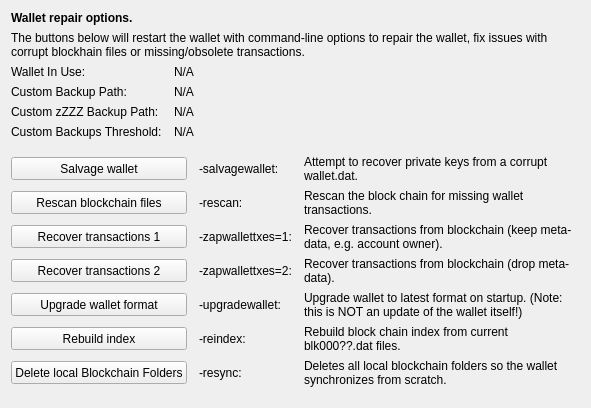
     <widget class="QWidget" name="tab_repair">
      <attribute name="title">
       <string>&amp;Wallet Repair</string>
      </attribute>
      <layout class="QGridLayout" name="gridLayout_4" columnstretch="0,0,0,0">
       <property name="horizontalSpacing">
        <number>12</number>
       </property>
       <item row="0" column="0" colspan="4">
        <widget class="QLabel" name="label_repair_header">
         <property name="font">
          <font>
           <weight>75</weight>
           <bold>true</bold>
          </font>
         </property>
         <property name="text">
          <string>Wallet repair options.</string>
         </property>
        </widget>
       </item>
       <item row="1" column="0" colspan="4">
        <widget class="QLabel" name="label_repair_helptext">
         <property name="font">
          <font>
           <weight>50</weight>
           <bold>false</bold>
          </font>
         </property>
         <property name="text">
          <string>The buttons below will restart the wallet with command-line options to repair the wallet, fix issues with corrupt blockhain files or missing/obsolete transactions.</string>
         </property>
         <property name="wordWrap">
          <bool>true</bool>
         </property>
        </widget>
       </item>
       <item row="2" column="0">
        <widget class="QLabel" name="wallet_path_label">
         <property name="text">
          <string>Wallet In Use:</string>
         </property>
        </widget>
       </item>
       <item row="2" column="1" colspan="3">
        <widget class="QLabel" name="wallet_path">
         <property name="cursor">
          <cursorShape>IBeamCursor</cursorShape>
         </property>
         <property name="text">
          <string>N/A</string>
         </property>
         <property name="textFormat">
          <enum>Qt::PlainText</enum>
         </property>
         <property name="textInteractionFlags">
          <set>Qt::LinksAccessibleByMouse|Qt::TextSelectableByKeyboard|Qt::TextSelectableByMouse</set>
         </property>
        </widget>
       </item>
       <item row="3" column="0">
        <widget class="QLabel" name="wallet_custombackuppath_label">
         <property name="text">
          <string>Custom Backup Path:</string>
         </property>
         <property name="visible">
          <bool>false</bool>
         </property>
        </widget>
       </item>
       <item row="3" column="1" colspan="3">
        <widget class="QLabel" name="wallet_custombackuppath">
         <property name="cursor">
          <cursorShape>IBeamCursor</cursorShape>
         </property>
         <property name="text">
          <string>N/A</string>
         </property>
         <property name="textFormat">
          <enum>Qt::PlainText</enum>
         </property>
         <property name="textInteractionFlags">
          <set>Qt::LinksAccessibleByMouse|Qt::TextSelectableByKeyboard|Qt::TextSelectableByMouse</set>
         </property>
         <property name="visible">
          <bool>false</bool>
         </property>
        </widget>
       </item>
       <item row="4" column="0">
        <widget class="QLabel" name="wallet_customzpivbackuppath_label">
         <property name="text">
          <string>Custom zZZZ Backup Path:</string>
         </property>
         <property name="visible">
          <bool>false</bool>
         </property>
        </widget>
       </item>
       <item row="4" column="1" colspan="3">
        <widget class="QLabel" name="wallet_customzpivbackuppath">
         <property name="cursor">
          <cursorShape>IBeamCursor</cursorShape>
         </property>
         <property name="text">
          <string>N/A</string>
         </property>
         <property name="textFormat">
          <enum>Qt::PlainText</enum>
         </property>
         <property name="textInteractionFlags">
          <set>Qt::LinksAccessibleByMouse|Qt::TextSelectableByKeyboard|Qt::TextSelectableByMouse</set>
         </property>
         <property name="visible">
          <bool>false</bool>
         </property>
        </widget>
       </item>
       <item row="5" column="0">
        <widget class="QLabel" name="wallet_custombackupthreshold_label">
         <property name="text">
          <string>Custom Backups Threshold:</string>
         </property>
         <property name="visible">
          <bool>false</bool>
         </property>
        </widget>
       </item>
       <item row="5" column="1" colspan="3">
        <widget class="QLabel" name="wallet_custombackupthreshold">
         <property name="cursor">
          <cursorShape>IBeamCursor</cursorShape>
         </property>
         <property name="text">
          <string>N/A</string>
         </property>
         <property name="textFormat">
          <enum>Qt::PlainText</enum>
         </property>
         <property name="textInteractionFlags">
          <set>Qt::LinksAccessibleByMouse|Qt::TextSelectableByKeyboard|Qt::TextSelectableByMouse</set>
         </property>
         <property name="visible">
          <bool>false</bool>
         </property>
        </widget>
       </item>
       <item row="6" column="0">
        <spacer name="verticalSpacer_repair1">
         <property name="orientation">
          <enum>Qt::Vertical</enum>
         </property>
         <property name="sizeHint" stdset="0">
          <size>
           <width>10</width>
           <height>10</height>
          </size>
         </property>
        </spacer>
       </item>
       <item row="7" column="0" colspan="2">
        <widget class="QPushButton" name="btn_salvagewallet">
         <property name="minimumSize">
          <size>
           <width>100</width>
           <height>23</height>
          </size>
         </property>
         <property name="text">
          <string>Salvage wallet</string>
         </property>
        </widget>
       </item>
       <item row="7" column="2">
        <widget class="QLabel" name="label_repair_salvage_command">
         <property name="text">
          <string notr="true">-salvagewallet:</string>
         </property>
        </widget>
       </item>
       <item row="7" column="3">
        <widget class="QLabel" name="label_repair_salvage">
         <property name="text">
          <string>Attempt to recover private keys from a corrupt wallet.dat.</string>
         </property>
         <property name="wordWrap">
          <bool>true</bool>
         </property>
        </widget>
       </item>
       <item row="8" column="0" colspan="2">
        <widget class="QPushButton" name="btn_rescan">
         <property name="minimumSize">
          <size>
           <width>100</width>
           <height>23</height>
          </size>
         </property>
         <property name="text">
          <string>Rescan blockchain files</string>
         </property>
        </widget>
       </item>
       <item row="8" column="2">
        <widget class="QLabel" name="label_repair_rescan_command">
         <property name="text">
          <string notr="true">-rescan:</string>
         </property>
        </widget>
       </item>
       <item row="8" column="3">
        <widget class="QLabel" name="label_repair_rescan">
         <property name="text">
          <string>Rescan the block chain for missing wallet transactions.</string>
         </property>
         <property name="wordWrap">
          <bool>true</bool>
         </property>
        </widget>
       </item>
       <item row="9" column="0" colspan="2">
        <widget class="QPushButton" name="btn_zapwallettxes1">
         <property name="minimumSize">
          <size>
           <width>100</width>
           <height>23</height>
          </size>
         </property>
         <property name="text">
          <string>Recover transactions 1</string>
         </property>
        </widget>
       </item>
       <item row="9" column="2">
        <widget class="QLabel" name="label_repair_zap1_command">
         <property name="text">
          <string notr="true">-zapwallettxes=1:</string>
         </property>
        </widget>
       </item>
       <item row="9" column="3">
        <widget class="QLabel" name="label_repair_zap1">
         <property name="text">
          <string>Recover transactions from blockchain (keep meta-data, e.g. account owner).</string>
         </property>
         <property name="wordWrap">
          <bool>true</bool>
         </property>
        </widget>
       </item>
       <item row="10" column="0" colspan="2">
        <widget class="QPushButton" name="btn_zapwallettxes2">
         <property name="minimumSize">
          <size>
           <width>100</width>
           <height>23</height>
          </size>
         </property>
         <property name="text">
          <string>Recover transactions 2</string>
         </property>
        </widget>
       </item>
       <item row="10" column="2">
        <widget class="QLabel" name="label_repair_zap2_command">
         <property name="text">
          <string notr="true">-zapwallettxes=2:</string>
         </property>
        </widget>
       </item>
       <item row="10" column="3">
        <widget class="QLabel" name="label_repair_zap2">
         <property name="text">
          <string>Recover transactions from blockchain (drop meta-data).</string>
         </property>
         <property name="wordWrap">
          <bool>true</bool>
         </property>
        </widget>
       </item>
       <item row="11" column="0" colspan="2">
        <widget class="QPushButton" name="btn_upgradewallet">
         <property name="minimumSize">
          <size>
           <width>100</width>
           <height>23</height>
          </size>
         </property>
         <property name="text">
          <string>Upgrade wallet format</string>
         </property>
        </widget>
       </item>
       <item row="11" column="2">
        <widget class="QLabel" name="label_repair_upgrade_command">
         <property name="text">
          <string notr="true">-upgradewallet:</string>
         </property>
        </widget>
       </item>
       <item row="11" column="3">
        <widget class="QLabel" name="label_repair_upgrade">
         <property name="text">
          <string>Upgrade wallet to latest format on startup. (Note: this is NOT an update of the wallet itself!)</string>
         </property>
         <property name="wordWrap">
          <bool>true</bool>
         </property>
        </widget>
       </item>
       <item row="12" column="0" colspan="2">
        <widget class="QPushButton" name="btn_reindex">
         <property name="minimumSize">
          <size>
           <width>100</width>
           <height>23</height>
          </size>
         </property>
         <property name="text">
          <string>Rebuild index</string>
         </property>
        </widget>
       </item>
       <item row="12" column="2">
        <widget class="QLabel" name="label_repair_reindex_command">
         <property name="text">
          <string notr="true">-reindex:</string>
         </property>
        </widget>
       </item>
       <item row="12" column="3">
        <widget class="QLabel" name="label_repair_reindex">
         <property name="text">
          <string>Rebuild block chain index from current blk000??.dat files.</string>
         </property>
         <property name="wordWrap">
          <bool>true</bool>
         </property>
        </widget>
       </item>
       <item row="13" column="0" colspan="2">
        <widget class="QPushButton" name="btn_resync">
         <property name="minimumSize">
          <size>
           <width>100</width>
           <height>23</height>
          </size>
         </property>
         <property name="text">
          <string>Delete local Blockchain Folders</string>
         </property>
        </widget>
       </item>
       <item row="13" column="2">
        <widget class="QLabel" name="label_repair_resync_command">
         <property name="text">
          <string>-resync:</string>
         </property>
        </widget>
       </item>
       <item row="13" column="3">
        <widget class="QLabel" name="label_repair_resync">
         <property name="text">
          <string>Deletes all local blockchain folders so the wallet synchronizes from scratch.</string>
         </property>
         <property name="wordWrap">
          <bool>true</bool>
         </property>
        </widget>
       </item>
       <item row="14" column="0">
        <spacer name="verticalSpacer_repair2">
         <property name="orientation">
          <enum>Qt::Vertical</enum>
         </property>
         <property name="sizeHint" stdset="0">
          <size>
           <width>20</width>
           <height>10</height>
          </size>
         </property>
        </spacer>
       </item>
      </layout>
     </widget>
